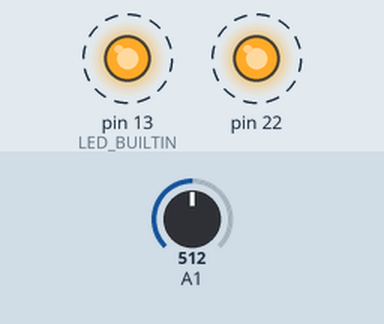
Bench run of a sketch on a simulated Arduino Uno, built with avr-gcc and run on an emulated ATmega328P. Shown: output pins drawn as LEDs (lit = HIGH). Dashed ring = blinking. The inputs (shaded band) are chosen by the test bench; at power-on: A1 = 512. Pins used as bus, display or sensor lines are not drawn; what the sketch prints to the serial monitor is not drawn.

Above: at 0.5 s.
Timing chart, 0 to 4.6 s (numbered marks = the images above):
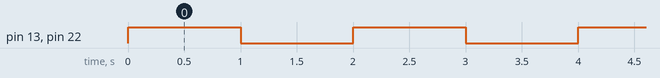

The sketch:

led_parpadeando.ino
```cpp
int valor;
#define sbi(port,bit)   (port) |= (1 << (bit))
#define cbi(port,bit)   (port) &= ~(1 << (bit))
// the setup function runs once when you press reset or power the board
void setup() {
  Serial.begin(57600);
  // initialize digital pin LED_BUILTIN as an output.
  pinMode(13, OUTPUT);
  pinMode(A1, INPUT);
  sbi(DDRD, DDD1);
  sbi(DDRB, DDB6);
}

// the loop function runs over and over again forever
void loop() {

  Serial.println("Enciendo el led");
  digitalWrite(LED_BUILTIN, HIGH);  // turn the LED on (HIGH is the voltage level)
  sbi(PORTD, PORTD1);
  sbi (PORTB, PORTB6);
  valor = analogRead(A1);
  Serial.print("El Paso Por Cero está dando valor: ");
  Serial.print(valor);
  delay(1000);                      // wait for a second
  Serial.println("Apago el led");
  digitalWrite(LED_BUILTIN, LOW);   // turn the LED off by making the voltage LOW
  cbi(PORTD, PORTD1);
  cbi(PORTB, PORTB6);
  valor = analogRead(A1);
  Serial.print("El Paso Por Cero está dando valor: ");
  Serial.print(valor);
  delay(1000);                      // wait for a second

}
```

Measured:
- by itself, pin 13 (LED_BUILTIN), pin 22: alternates HIGH for 1.0 s and LOW for 1.0 s
